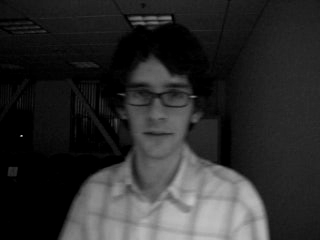
//> input picture data/img00001.png, 320 x 240 px
$ ./RunTracker   (built with g++ and OpenCV 4)
//> lines starting //> are read from the running program, lines starting //| are printed output that depends on the picture
### CompressiveTracker.h
/************************************************************************
* File:	CompressiveTracker.h
* Brief: C++ demo for paper: Kaihua Zhang, Lei Zhang, Ming-Hsuan Yang,"Real-Time Compressive Tracking," ECCV 2012.
* Version: 1.0
* Author: Yang Xian
* Email: yang_xian521@163.com
* Date:	2012/08/03
* History:
* Revised by Kaihua Zhang on 14/8/2012, 23/8/2012
* Email: zhkhua@gmail.com
* Homepage: http://www4.comp.polyu.edu.hk/~cskhzhang/
* Project Website: http://www4.comp.polyu.edu.hk/~cslzhang/CT/CT.htm
************************************************************************/
#pragma once
#include <opencv2/core/core.hpp>
#include <opencv2/imgproc/imgproc.hpp>
#include <vector>

using std::vector;
using namespace cv;
//---------------------------------------------------
class CompressiveTracker
{
public:
	CompressiveTracker(void);
	~CompressiveTracker(void);

private:
	int featureMinNumRect;
	int featureMaxNumRect;
	int featureNum;
	vector<vector<Rect>> features;
	vector<vector<float>> featuresWeight;
	int rOuterPositive;
	vector<Rect> samplePositiveBox;
	vector<Rect> sampleNegativeBox;
	int rSearchWindow;
	Mat imageIntegral;
	Mat samplePositiveFeatureValue;
	Mat sampleNegativeFeatureValue;
	vector<float> muPositive;
	vector<float> sigmaPositive;
	vector<float> muNegative;
	vector<float> sigmaNegative;
	float learnRate;
	vector<Rect> detectBox;
	Mat detectFeatureValue;
	RNG rng;

private:
	void HaarFeature(Rect& _objectBox, int _numFeature);
	void sampleRect(Mat& _image, Rect& _objectBox, float _rInner, float _rOuter, int _maxSampleNum, vector<Rect>& _sampleBox);
	void sampleRect(Mat& _image, Rect& _objectBox, float _srw, vector<Rect>& _sampleBox);
	void getFeatureValue(Mat& _imageIntegral, vector<Rect>& _sampleBox, Mat& _sampleFeatureValue);
	void classifierUpdate(Mat& _sampleFeatureValue, vector<float>& _mu, vector<float>& _sigma, float _learnRate);
	void radioClassifier(vector<float>& _muPos, vector<float>& _sigmaPos, vector<float>& _muNeg, vector<float>& _sigmaNeg,
						Mat& _sampleFeatureValue, float& _radioMax, int& _radioMaxIndex);
public:
	void processFrame(Mat& _frame, Rect& _objectBox);
	void init(Mat& _frame, Rect& _objectBox);
};

### CompressiveTracker.cpp
#include "CompressiveTracker.h"
#include <math.h>
#include <iostream>
using namespace cv;
using namespace std;

//------------------------------------------------
CompressiveTracker::CompressiveTracker(void)
{
	featureMinNumRect = 2;
	featureMaxNumRect = 4;	// number of rectangle from 2 to 4
	featureNum = 50;	// number of all weaker classifiers, i.e,feature pool
	rOuterPositive = 4;	// radical scope of positive samples
	rSearchWindow = 25; // size of search window
	muPositive = vector<float>(featureNum, 0.0f);
	muNegative = vector<float>(featureNum, 0.0f);
	sigmaPositive = vector<float>(featureNum, 1.0f);
	sigmaNegative = vector<float>(featureNum, 1.0f);
	learnRate = 0.85f;	// Learning rate parameter
}

CompressiveTracker::~CompressiveTracker(void)
{
}


void CompressiveTracker::HaarFeature(Rect& _objectBox, int _numFeature)
/*Description: compute Haar features
  Arguments:
  -_objectBox: [x y width height] object rectangle
  -_numFeature: total number of features.The default is 50.
*/
{
	features = vector<vector<Rect>>(_numFeature, vector<Rect>());
	featuresWeight = vector<vector<float>>(_numFeature, vector<float>());

	int numRect;
	Rect rectTemp;
	float weightTemp;

	for (int i=0; i<_numFeature; i++)
	{
		numRect = cvFloor(rng.uniform((double)featureMinNumRect, (double)featureMaxNumRect));

		for (int j=0; j<numRect; j++)
		{

			rectTemp.x = cvFloor(rng.uniform(0.0, (double)(_objectBox.width - 3)));
			rectTemp.y = cvFloor(rng.uniform(0.0, (double)(_objectBox.height - 3)));
			rectTemp.width = cvCeil(rng.uniform(0.0, (double)(_objectBox.width - rectTemp.x - 2)));
			rectTemp.height = cvCeil(rng.uniform(0.0, (double)(_objectBox.height - rectTemp.y - 2)));
			features[i].push_back(rectTemp);

			weightTemp = (float)pow(-1.0, cvFloor(rng.uniform(0.0, 2.0))) / sqrt(float(numRect));
			featuresWeight[i].push_back(weightTemp);

		}
	}
}


void CompressiveTracker::sampleRect(Mat& _image, Rect& _objectBox, float _rInner, float _rOuter, int _maxSampleNum, vector<Rect>& _sampleBox)
/* Description: compute the coordinate of positive and negative sample image templates
   Arguments:
   -_image:        processing frame
   -_objectBox:    recent object position
   -_rInner:       inner sampling radius
   -_rOuter:       Outer sampling radius
   -_maxSampleNum: maximal number of sampled images
   -_sampleBox:    Storing the rectangle coordinates of the sampled images.
*/
{
	int rowsz = _image.rows - _objectBox.height - 1;
	int colsz = _image.cols - _objectBox.width - 1;
	float inradsq = _rInner*_rInner;
	float outradsq = _rOuter*_rOuter;


	int dist;

	int minrow = max(0,(int)_objectBox.y-(int)_rInner);
	int maxrow = min((int)rowsz-1,(int)_objectBox.y+(int)_rInner);
	int mincol = max(0,(int)_objectBox.x-(int)_rInner);
	int maxcol = min((int)colsz-1,(int)_objectBox.x+(int)_rInner);


	int i = 0;

	float prob = ((float)(_maxSampleNum))/(maxrow-minrow+1)/(maxcol-mincol+1);

	int r;
	int c;

    _sampleBox.clear();//important
    Rect rec(0,0,0,0);

	for( r=minrow; r<=(int)maxrow; r++ )
		for( c=mincol; c<=(int)maxcol; c++ ){
			dist = (_objectBox.y-r)*(_objectBox.y-r) + (_objectBox.x-c)*(_objectBox.x-c);

			if( rng.uniform(0.,1.)<prob && dist < inradsq && dist >= outradsq ){

                rec.x = c;
				rec.y = r;
				rec.width = _objectBox.width;
				rec.height= _objectBox.height;

                _sampleBox.push_back(rec);

				i++;
			}
		}

		_sampleBox.resize(i);

}

// [43 lines left out: function sampleRect, not called in this run]
// Compute the features of samples
void CompressiveTracker::getFeatureValue(Mat& _imageIntegral, vector<Rect>& _sampleBox, Mat& _sampleFeatureValue)
{
	int sampleBoxSize = _sampleBox.size();
	_sampleFeatureValue.create(featureNum, sampleBoxSize, CV_32F);
	float tempValue;
	int xMin;
	int xMax;
	int yMin;
	int yMax;

	for (int i=0; i<featureNum; i++)
	{
		for (int j=0; j<sampleBoxSize; j++)
		{
			tempValue = 0.0f;
			for (size_t k=0; k<features[i].size(); k++)
			{
				xMin = _sampleBox[j].x + features[i][k].x;
				xMax = _sampleBox[j].x + features[i][k].x + features[i][k].width;
				yMin = _sampleBox[j].y + features[i][k].y;
				yMax = _sampleBox[j].y + features[i][k].y + features[i][k].height;
				tempValue += featuresWeight[i][k] *
					(_imageIntegral.at<float>(yMin, xMin) +
					_imageIntegral.at<float>(yMax, xMax) -
					_imageIntegral.at<float>(yMin, xMax) -
					_imageIntegral.at<float>(yMax, xMin));
			}
			_sampleFeatureValue.at<float>(i,j) = tempValue;
		}
	}
}

// Update the mean and variance of the gaussian classifier
void CompressiveTracker::classifierUpdate(Mat& _sampleFeatureValue, vector<float>& _mu, vector<float>& _sigma, float _learnRate)
{
	Scalar muTemp;
	Scalar sigmaTemp;

	for (int i=0; i<featureNum; i++)
	{
		meanStdDev(_sampleFeatureValue.row(i), muTemp, sigmaTemp);

		_sigma[i] = (float)sqrt( _learnRate*_sigma[i]*_sigma[i]	+ (1.0f-_learnRate)*sigmaTemp.val[0]*sigmaTemp.val[0]
		+ _learnRate*(1.0f-_learnRate)*(_mu[i]-muTemp.val[0])*(_mu[i]-muTemp.val[0]));	// equation 6 in paper

		_mu[i] = _mu[i]*_learnRate + (1.0f-_learnRate)*muTemp.val[0];	// equation 6 in paper
	}
}

// Compute the ratio classifier
// [26 lines left out: function radioClassifier, not called in this run]
void CompressiveTracker::init(Mat& _frame, Rect& _objectBox)
{
	// compute feature template
	HaarFeature(_objectBox, featureNum);

	// compute sample templates
	sampleRect(_frame, _objectBox, rOuterPositive, 0, 1000000, samplePositiveBox);
	sampleRect(_frame, _objectBox, rSearchWindow*1.5, rOuterPositive+4.0, 100, sampleNegativeBox);

	integral(_frame, imageIntegral, CV_32F);

	getFeatureValue(imageIntegral, samplePositiveBox, samplePositiveFeatureValue);
	getFeatureValue(imageIntegral, sampleNegativeBox, sampleNegativeFeatureValue);
	classifierUpdate(samplePositiveFeatureValue, muPositive, sigmaPositive, learnRate);
	classifierUpdate(sampleNegativeFeatureValue, muNegative, sigmaNegative, learnRate);
}
// [20 lines left out: function processFrame, not called in this run]

### RunTracker.cpp
/************************************************************************
* File:	RunTracker.cpp
* Brief: C++ demo for paper: Kaihua Zhang, Lei Zhang, Ming-Hsuan Yang,"Real-Time Compressive Tracking," ECCV 2012.
* Version: 1.0
* Author: Yang Xian
* Email: yang_xian521@163.com
* Date:	2012/08/03
* History:
* Revised by Kaihua Zhang on 14/8/2012, 23/8/2012
* Email: zhkhua@gmail.com
* Homepage: http://www4.comp.polyu.edu.hk/~cskhzhang/
* Project Website: http://www4.comp.polyu.edu.hk/~cslzhang/CT/CT.htm
************************************************************************/
#include <opencv2/core/core.hpp>
#include <opencv2/highgui/highgui.hpp>
#include <iostream>
#include <fstream>
#include <sstream>
#include <cstdio>
#include <string.h>
#include "CompressiveTracker.h"
#include <io.h>
#include <windows.h>
#include <ios>

using namespace cv;
using namespace std;
bool drawing_box = false;
bool gotBB = false;	// got tracking box or not

Rect box;//[x y width height] tracking position
// tracking box mouse callback
void mouseHandler(int event, int x, int y, int flags, void *param)
{
	switch (event)
	{
	case CV_EVENT_MOUSEMOVE:
		if (drawing_box)
		{
			box.width = x - box.x;
			box.height = y - box.y;
		}
		break;
	case CV_EVENT_LBUTTONDOWN:
		drawing_box = true;
		box = Rect(x, y, 0, 0);
		break;
	case CV_EVENT_LBUTTONUP:
		drawing_box = false;
		if (box.width < 0)
		{
			box.x += box.width;
			box.width *= -1;
		}
		if (box.height < 0)
		{
			box.y += box.height;
			box.height *= -1;
		}
		gotBB = true;
		break;
	default:
		break;
	}
}
void readConfig(char* configFileName, char* imgFilePath);//, Rect &box);
/*  Description: read the tracking information from file "config.txt"
    Arguments:
	-configFileName: config file name
	-ImgFilePath:    Path of the storing image sequences
	-box:            [x y width height] intial tracking position
	History: Created by Kaihua Zhang on 15/8/2012
*/
void readImageSequenceFiles(char* ImgFilePath,vector <string> &imgNames);
/*  Description: search the image names in the image sequences
    Arguments:
	-ImgFilePath: path of the image sequence
	-imgNames:  vector that stores image name
	History: Created by Kaihua Zhang on 15/8/2012
*/

int main(int argc, char * argv[])
{

	char imgFilePath[100];
    char  conf[100];
	strcpy(conf,"./config.txt");

	char tmpDirPath[MAX_PATH+1];

	//Rect box; // [x y width height] tracking position

	vector <string> imgNames;

	readConfig(conf,imgFilePath);
	readImageSequenceFiles(imgFilePath,imgNames);

	// CT framework
	CompressiveTracker ct;

	Mat frame;
	Mat grayImg;

	sprintf(tmpDirPath, "%s/", imgFilePath);
	imgNames[0].insert(0,tmpDirPath);
	frame = imread(imgNames[0]);
//> frame is the input picture: 240 rows x 320 cols, CV_8UC3; min 0, max 200, mean 44.1


	namedWindow("CT", CV_WINDOW_AUTOSIZE);
	setMouseCallback("CT", mouseHandler, NULL);
	Mat temp;
	frame.copyTo(temp);
	while (!gotBB)
	{

		rectangle(frame, box, Scalar(0, 0, 255));
		imshow("CT", frame);
		temp.copyTo(frame);
		if (cvWaitKey(33) == 'q') { return 0; }
	}
//> this loop made 1 pass; the left mouse button is pressed at (80, 60)
//	box = box;
	setMouseCallback("CT", NULL, NULL);
	printf("Initial Tracking Box = x:%d y:%d h:%d w:%d\n", box.x, box.y, box.width, box.height);
//| Initial Tracking Box = x:80 y:60 h:160 w:120


    cvtColor(frame, grayImg, CV_RGB2GRAY);
	ct.init(grayImg, box);
//> in sampleRect, `int rowsz = _image.rows - _objectBox.height - 1;`: rowsz = 119
//> in sampleRect, `int colsz = _image.cols - _objectBox.width - 1;`: colsz = 159
//> in sampleRect, `int minrow = max(0,(int)_objectBox.y-(int)_rInner);`: minrow = 56
//> in sampleRect, `int maxrow = min((int)rowsz-1,(int)_objectBox.y+(int)_rInner);`: maxrow = 64
//> in sampleRect, `int mincol = max(0,(int)_objectBox.x-(int)_rInner);`: mincol = 76
//> in sampleRect, `int maxcol = min((int)colsz-1,(int)_objectBox.x+(int)_rInner);`: maxcol = 84
//> in sampleRect, `float prob = ((float)(_maxSampleNum))/(maxrow-minrow+1)/(maxcol-mincol..`: prob = 12345.7
//> the loop in sampleRect, `for( r=minrow; r<=(int)maxrow; r++ )` made 9 passes
//> after the loop in sampleRect, `for( r=minrow; r<=(int)maxrow; r++ )`: i = 45
//> in init, `sampleRect(_frame, _objectBox, rOuterPositive, 0, 1000000, samplePosit..`: samplePositiveBox = 45 Rects (x, y, width, height), first 8: [78, 57, 160, 120], [79, 57, 160, 120], [80, 57, 160, 120], [81, 57, 160, 120], [82, 57, 160, 120], [77, 58, 160, 120], [78, 58, 160, 120], [79, 58, 160, 120]
//> the loop in sampleRect (call 2), `for( r=minrow; r<=(int)maxrow; r++ )` made 75 passes
//> in init, `sampleRect(_frame, _objectBox, rSearchWindow*1.5, rOuterPositive+4.0, ..`: sampleNegativeBox = 60 Rects (x, y, width, height), first 8: [75, 28, 160, 120], [94, 30, 160, 120], [106, 33, 160, 120], [77, 34, 160, 120], [107, 35, 160, 120], [88, 36, 160, 120], [75, 38, 160, 120], [89, 38, 160, 120]
//> in init, `integral(_frame, imageIntegral, CV_32F);`:
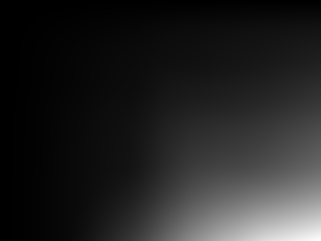
//> imageIntegral: 241 rows x 321 cols, CV_32FC1; min 0, max 3383543, mean 479514.8; drawn with min black and max white
//> in getFeatureValue, `int sampleBoxSize = _sampleBox.size();`: sampleBoxSize = 45
//> the loop in getFeatureValue, `for (int i=0; i<featureNum; i++)` made 50 passes
//> (tempValue, xMin, xMax, yMin, yMax) on passes 1 to 12: (-51758.8, 173, 201, 140, 167), (42900.9, 130, 133, 132, 177), (-8709.9, 219, 226, 125, 134), (705453.6, 85, 227, 95, 167), (4256.8, 202, 207, 147, 180), (140508.5, 211, 214, 74, 118), (9023.4, 161, 171, 151, 155), (63820.9, 212, 215, 112, 143), (213093, 205, 217, 178, 180), (10872.5, 134, 184, 165, 169), (365339.2, 114, 216, 86, 181), (-150358.2, 192, 211, 90, 133)
//> after the loop in getFeatureValue, `for (int i=0; i<featureNum; i++)`:
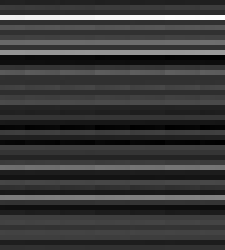
//> _sampleFeatureValue: 50 rows x 45 cols, CV_32FC1 (shown 5 times larger); min -160981.4, max 708453.1, mean 32444.6; drawn with min black and max white
//> after the loop in getFeatureValue, `for (int i=0; i<featureNum; i++)`: tempValue = 6933.2; xMin = 194; xMax = 232; yMin = 74; yMax = 115
//> in getFeatureValue (call 2), `int sampleBoxSize = _sampleBox.size();`: sampleBoxSize = 60
//> the loop in getFeatureValue (call 2), `for (int i=0; i<featureNum; i++)` made 50 passes
//> (tempValue, xMin, xMax, yMin, yMax) on passes 1 to 12: (-83677.6, 175, 203, 174, 201), (92010.9, 132, 135, 166, 211), (-10899.2, 221, 228, 159, 168), (1106074.1, 87, 229, 129, 201), (7667.2, 204, 209, 181, 214), (182418.7, 213, 216, 108, 152), (10934, 163, 173, 185, 189), (98342.4, 214, 217, 146, 177), (308854.1, 207, 219, 212, 214), (10419.2, 136, 186, 199, 203), (571131.6, 116, 218, 120, 215), (-262959.4, 194, 213, 124, 167)
//> after the loop in getFeatureValue (call 2), `for (int i=0; i<featureNum; i++)`:
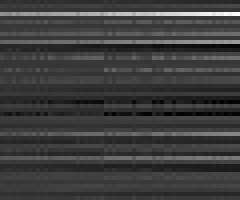
//> _sampleFeatureValue: 50 rows x 60 cols, CV_32FC1 (shown 4 times larger); min -302971.5, max 1106074.1, mean 35282.9; drawn with min black and max white
//> after the loop in getFeatureValue (call 2), `for (int i=0; i<featureNum; i++)`: tempValue = 18158.5; xMin = 196; xMax = 234; yMin = 108; yMax = 149
//> the loop in classifierUpdate, `for (int i=0; i<featureNum; i++)` made 50 passes
//> (muTemp, sigmaTemp) on passes 1 to 12: (Scalar(-50247.6), Scalar(2697.2)), (Scalar(43206.1), Scalar(3672.2)), (Scalar(-8231.4), Scalar(418.6)), (Scalar(679630.4), Scalar(16635.8)), (Scalar(2196.1), Scalar(1006.5)), (Scalar(131428.7), Scalar(5342.8)), (Scalar(8821.6), Scalar(191)), (Scalar(62812.3), Scalar(2684.8)), (Scalar(206601), Scalar(4441.9)), (Scalar(10977.8), Scalar(142.5)), (Scalar(348949.4), Scalar(8176.1)), (Scalar(-136199), Scalar(9683.1))
//> in init, `classifierUpdate(samplePositiveFeatureValue, muPositive, sigmaPositive..`: muPositive = 50 values, max 101944.5 at index 3, min -21920.2 at index 25, mean 4866.7; sigmaPositive = 50 values, max 242762.1 at index 3, min 875.7 at index 4, mean 30596
//> the loop in classifierUpdate (call 2), `for (int i=0; i<featureNum; i++)` made 50 passes
//> (muTemp, sigmaTemp) on passes 1 to 12: (Scalar(-53019.5), Scalar(18783.3)), (Scalar(53517.3), Scalar(21361.8)), (Scalar(-6897.7), Scalar(3536.2)), (Scalar(747515.7), Scalar(181454.9)), (Scalar(4000.7), Scalar(4892.5)), (Scalar(143800.5), Scalar(44004)), (Scalar(7978), Scalar(2622.1)), (Scalar(60449.9), Scalar(24679.4)), (Scalar(205981.9), Scalar(50096.5)), (Scalar(8634.6), Scalar(2335.2)), (Scalar(382299.7), Scalar(97660.8)), (Scalar(-167690.5), Scalar(60171.6))

	char strFrame[20];

    FILE* resultStream;
	resultStream = fopen("TrackingResults.txt", "w");
	fprintf (resultStream,"%i %i %i %i\n",(int)box.x,(int)box.y,(int)box.width,(int)box.height);

	for(int i = 1; i < imgNames.size()-1; i ++)
	{

		sprintf(tmpDirPath, "%s/", imgFilePath);
        imgNames[i].insert(0,tmpDirPath);

		frame = imread(imgNames[i]);// get frame
		cvtColor(frame, grayImg, CV_RGB2GRAY);

		ct.processFrame(grayImg, box);// Process frame

		rectangle(frame, box, Scalar(200,0,0),2);// Draw rectangle

		fprintf (resultStream,"%i %i %i %i\n",(int)box.x,(int)box.y,(int)box.width,(int)box.height);

		sprintf(strFrame, "#%d ",i) ;

		putText(frame,strFrame,cvPoint(0,20),2,1,CV_RGB(25,200,25));

		imshow("CT", frame);// Display
		waitKey(1);
	}
	fclose(resultStream);

	return 0;
}

void readConfig(char* configFileName, char* imgFilePath)// Rect &box)
{
	int x;
	int y;
	int w;
	int h;

	fstream f;
	char cstring[1000];
	int readS=0;

	f.open(configFileName, fstream::in);

	char param1[200]; strcpy(param1,"");
	char param2[200]; strcpy(param2,"");
	char param3[200]; strcpy(param3,"");

	f.getline(cstring, sizeof(cstring));
	readS=sscanf (cstring, "%s %s %s", param1,param2, param3);

	strcpy(imgFilePath,param3);

	// [8 lines of commented-out code are left out]

}

void readImageSequenceFiles(char* imgFilePath,vector <string> &imgNames)
{
	imgNames.clear();

	char tmpDirSpec[MAX_PATH+1];
	sprintf (tmpDirSpec, "%s/*", imgFilePath);

	WIN32_FIND_DATA f;
	HANDLE h = FindFirstFile(tmpDirSpec , &f);
	if(h != INVALID_HANDLE_VALUE)
	{
		FindNextFile(h, &f);	//read ..
		FindNextFile(h, &f);	//read .
		do
		{
			imgNames.push_back(f.cFileName);
		} while(FindNextFile(h, &f));

	}
	FindClose(h);
}

$ run again, on data/img00005.png
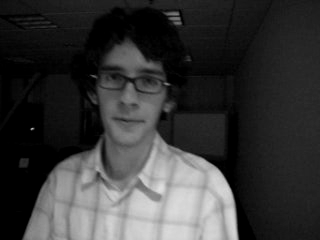
//> input picture data/img00005.png, 320 x 240 px
//> frame is the input picture: 240 rows x 320 cols, CV_8UC3; min 0, max 225, mean 55.2
//> the loop `while (!gotBB)` made 1 pass; the left mouse button is pressed at (80, 60)
//| Initial Tracking Box = x:80 y:60 h:160 w:120
//> rowsz = 119
//> colsz = 159
//> minrow = 56
//> maxrow = 64
//> mincol = 76
//> maxcol = 84
//> prob = 12345.7
//> the loop in sampleRect, `for( r=minrow; r<=(int)maxrow; r++ )` made 9 passes
//> after the loop in sampleRect, `for( r=minrow; r<=(int)maxrow; r++ )`: i = 45
//> samplePositiveBox = 45 Rects (x, y, width, height), first 8: [78, 57, 160, 120], [79, 57, 160, 120], [80, 57, 160, 120], [81, 57, 160, 120], [82, 57, 160, 120], [77, 58, 160, 120], [78, 58, 160, 120], [79, 58, 160, 120]
//> the loop in sampleRect (call 2), `for( r=minrow; r<=(int)maxrow; r++ )` made 75 passes
//> sampleNegativeBox = 60 Rects (x, y, width, height), first 8: [75, 28, 160, 120], [94, 30, 160, 120], [106, 33, 160, 120], [77, 34, 160, 120], [107, 35, 160, 120], [88, 36, 160, 120], [75, 38, 160, 120], [89, 38, 160, 120]
//> in init, `integral(_frame, imageIntegral, CV_32F);`:
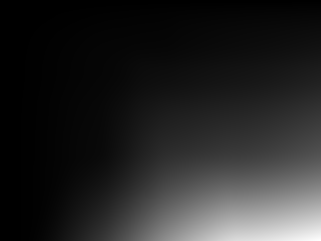
//> imageIntegral: 241 rows x 321 cols, CV_32FC1; min 0, max 4236989, mean 628768.3; drawn with min black and max white
//> sampleBoxSize = 45
//> the loop in getFeatureValue, `for (int i=0; i<featureNum; i++)` made 50 passes
//> (tempValue, xMin, xMax, yMin, yMax) on passes 1 to 8: (-54361, 173, 201, 140, 167), (53914.8, 130, 133, 132, 177), (-10966.2, 219, 226, 125, 134), (943037.2, 85, 227, 95, 167), (5333.7, 202, 207, 147, 180), (226602.2, 211, 214, 74, 118), (12690.4, 161, 171, 151, 155), (43293.8, 212, 215, 112, 143)
//> after the loop in getFeatureValue, `for (int i=0; i<featureNum; i++)`: tempValue = 10056.5; xMin = 194; xMax = 232; yMin = 74; yMax = 115
//> sampleBoxSize = 60
//> the loop in getFeatureValue (call 2), `for (int i=0; i<featureNum; i++)` made 50 passes
//> (tempValue, xMin, xMax, yMin, yMax) on passes 1 to 8: (-110992.4, 175, 203, 174, 201), (126984.4, 132, 135, 166, 211), (-11847.8, 221, 228, 159, 168), (1586762.5, 87, 229, 129, 201), (14008.5, 204, 209, 181, 214), (306297.4, 213, 216, 108, 152), (13500.8, 163, 173, 185, 189), (54871.9, 214, 217, 146, 177)
//> after the loop in getFeatureValue (call 2), `for (int i=0; i<featureNum; i++)`:
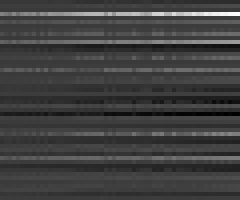
//> _sampleFeatureValue: 50 rows x 60 cols, CV_32FC1 (shown 4 times larger); min -472166.2, max 1586762.5, mean 45049.5; drawn with min black and max white
//> after the loop in getFeatureValue (call 2), `for (int i=0; i<featureNum; i++)`: tempValue = 21196.9; xMin = 196; xMax = 234; yMin = 108; yMax = 149
//> the loop in classifierUpdate, `for (int i=0; i<featureNum; i++)` made 50 passes
//> (muTemp, sigmaTemp) on passes 1 to 8: (Scalar(-47742.4), Scalar(6296.5)), (Scalar(49107.8), Scalar(3641.6)), (Scalar(-10669.9), Scalar(1110.5)), (Scalar(902459.5), Scalar(30950.4)), (Scalar(4025.3), Scalar(857.4)), (Scalar(224117.5), Scalar(2811.2)), (Scalar(12520.4), Scalar(179.6)), (Scalar(43936.7), Scalar(3088.8))
//> muPositive = 50 values, max 135368.9 at index 3, min -46583.1 at index 28, mean 6379.7; sigmaPositive = 50 values, max 322465.3 at index 3, min 1057.1 at index 15, mean 38891.4
//> the loop in classifierUpdate (call 2), `for (int i=0; i<featureNum; i++)` made 50 passes
//> (muTemp, sigmaTemp) on passes 1 to 8: (Scalar(-61994), Scalar(34321.1)), (Scalar(62917.2), Scalar(34093.8)), (Scalar(-6795.1), Scalar(4789)), (Scalar(979194.5), Scalar(310431.7)), (Scalar(5277.5), Scalar(6394.1)), (Scalar(211130.6), Scalar(44278)), (Scalar(9899.5), Scalar(4191.1)), (Scalar(47252.5), Scalar(25829.4))
